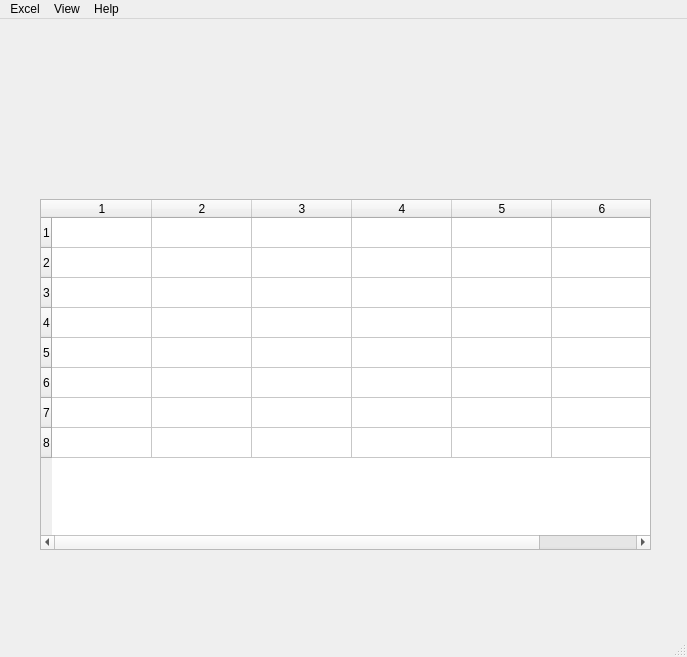
<?xml version="1.0" encoding="UTF-8"?>
<ui version="4.0">
 <class>MainWindow</class>
 <widget class="QMainWindow" name="MainWindow">
  <property name="geometry">
   <rect>
    <x>0</x>
    <y>0</y>
    <width>687</width>
    <height>657</height>
   </rect>
  </property>
  <property name="windowTitle">
   <string>MainWindow</string>
  </property>
  <widget class="QWidget" name="centralwidget">
   <widget class="QTableWidget" name="tableWidget">
    <property name="geometry">
     <rect>
      <x>40</x>
      <y>180</y>
      <width>611</width>
      <height>351</height>
     </rect>
    </property>
    <property name="rowCount">
     <number>8</number>
    </property>
    <property name="columnCount">
     <number>6</number>
    </property>
    <row>
     <property name="text">
      <string>1</string>
     </property>
    </row>
    <row>
     <property name="text">
      <string>2</string>
     </property>
    </row>
    <row>
     <property name="text">
      <string>3</string>
     </property>
    </row>
    <row>
     <property name="text">
      <string>4</string>
     </property>
    </row>
    <row/>
    <row/>
    <row/>
    <row/>
    <column>
     <property name="text">
      <string>1</string>
     </property>
    </column>
    <column>
     <property name="text">
      <string>2</string>
     </property>
    </column>
    <column>
     <property name="text">
      <string>3</string>
     </property>
    </column>
    <column>
     <property name="text">
      <string>4</string>
     </property>
    </column>
    <column/>
    <column/>
   </widget>
  </widget>
  <widget class="QMenuBar" name="menubar">
   <property name="geometry">
    <rect>
     <x>0</x>
     <y>0</y>
     <width>687</width>
     <height>22</height>
    </rect>
   </property>
   <widget class="QMenu" name="menuExcel">
    <property name="title">
     <string>Excel</string>
    </property>
   </widget>
   <widget class="QMenu" name="menuView">
    <property name="title">
     <string>View</string>
    </property>
   </widget>
   <widget class="QMenu" name="menuHelp">
    <property name="title">
     <string>Help</string>
    </property>
   </widget>
   <addaction name="menuExcel"/>
   <addaction name="menuView"/>
   <addaction name="menuHelp"/>
  </widget>
  <widget class="QStatusBar" name="statusbar"/>
 </widget>
 <resources/>
 <connections/>
</ui>
